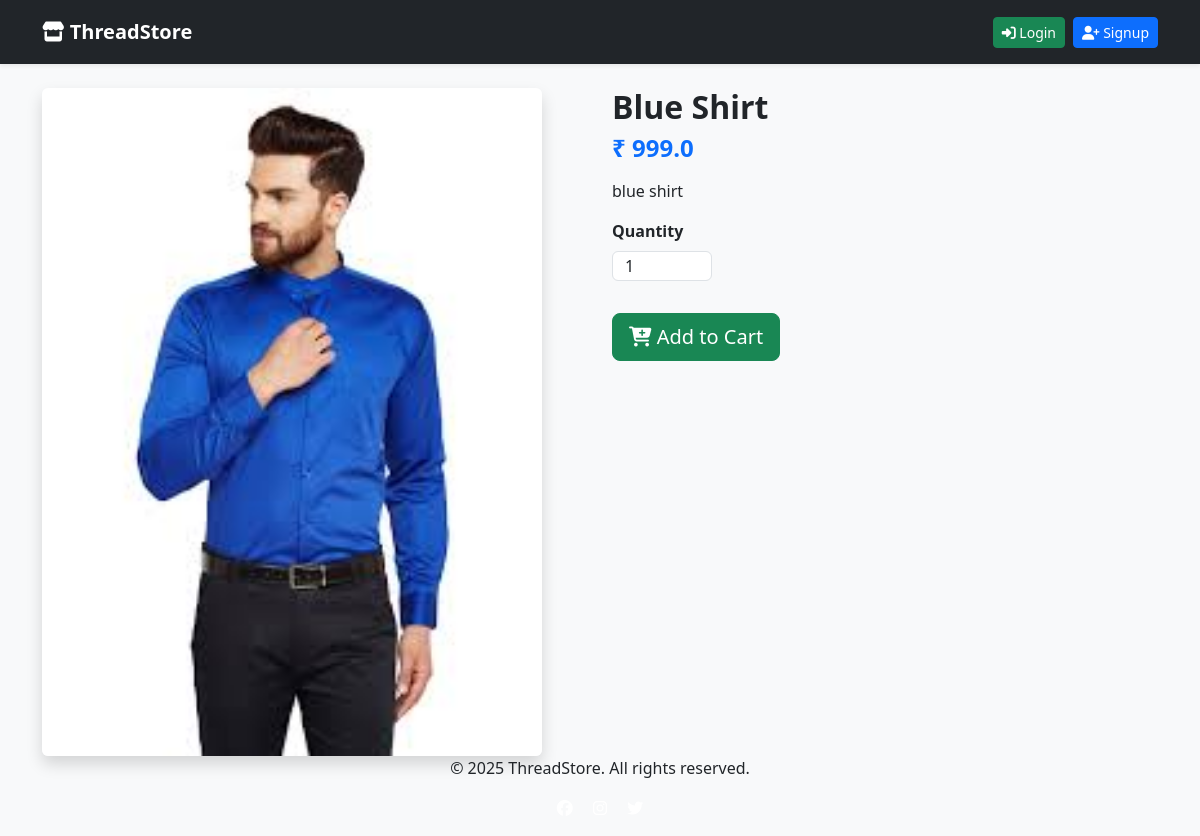
/product/1/, run on the app's committed database.
### store/models.py (models this page shows, shortened)
class Product(models.Model):
    category = models.ForeignKey(Category, on_delete=models.CASCADE)
    title = models.CharField(max_length=200)
    description = models.TextField()
    price = models.FloatField()
    image = models.ImageField(upload_to='products/')
    stock = models.IntegerField(default=10)

### store/views.py (the view)
# urls.py: path('product/<int:pk>/', views.product_detail, name="product_detail"),
def product_detail(request, pk):
    product = Product.objects.get(pk=pk)
    return render(request, "store/product_detail.html", {"product": product})

### templates/store/product_detail.html (shortened to what this page needs)
{% extends "store/base.html" %}
{% block content %}
<div class="row">
  <div class="col-md-6">
    <img src="{{ product.image.url }}" width="500" height="300" class="img-fluid rounded shadow" >
  </div>
  <div class="col-md-6">
    <h2 class="fw-bold">{{ product.title }}</h2>
    <h4 class="text-primary fw-bold">₹ {{ product.price }}</h4>
    <p class="mt-3">{{ product.description }}</p>
    <form action="/add-to-cart/{{ product.id }}/" method="POST">
      <div class="mb-3">
        <label class="form-label fw-bold">Quantity</label>
        <input type="number" name="quantity" class="form-control" value="1" min="1" max="{{ product.stock }}" style="width: 100px; height: 30px;">
      </div>
      <button class="btn btn-success btn-lg mt-3">
        <i class="fa-solid fa-cart-plus"></i> Add to Cart
      </button>
    </form>
  </div>
</div>
{% endblock %}

### templates/store/base.html (style rules this page uses)
body { background: #f8f9fa; }

### data on the page
Product: image (picture), title "Blue Shirt", price "999.0", description "blue shirt"
